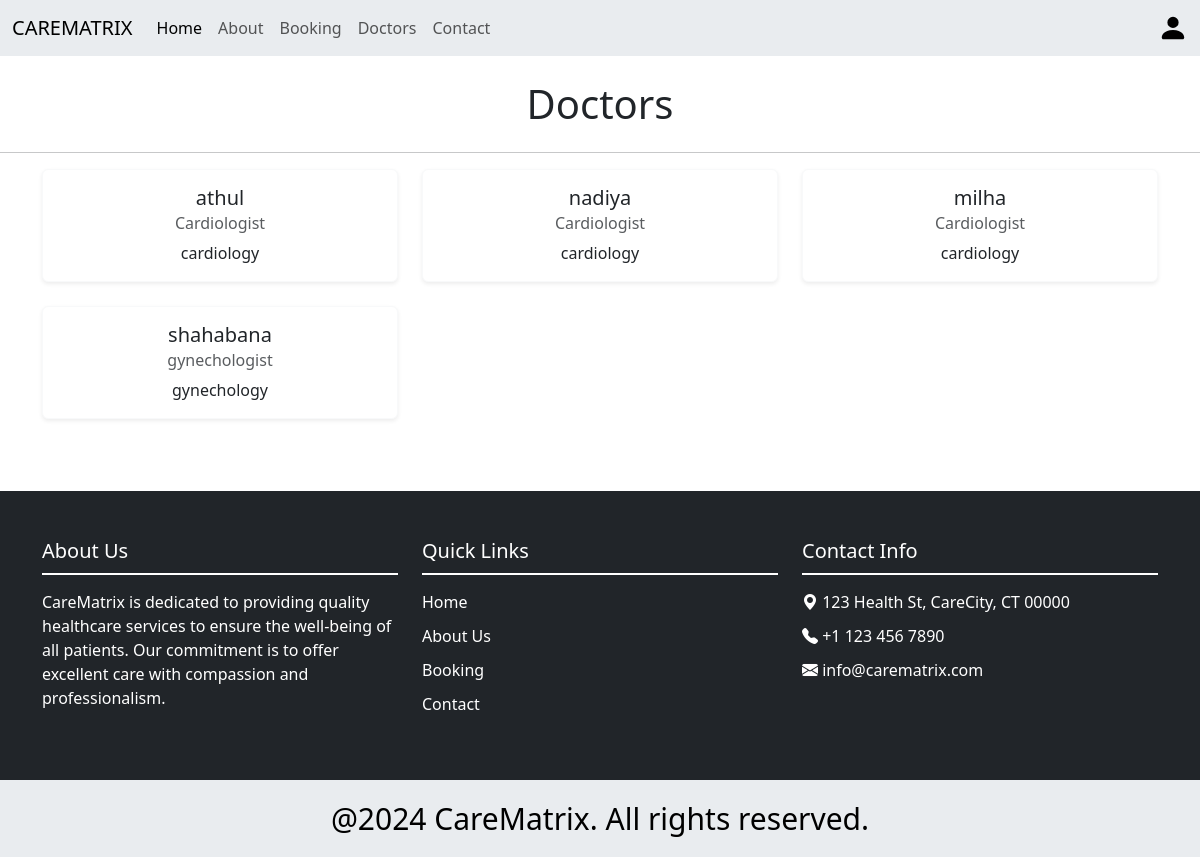
/doctors/, run on an earlier commit of the app's database.
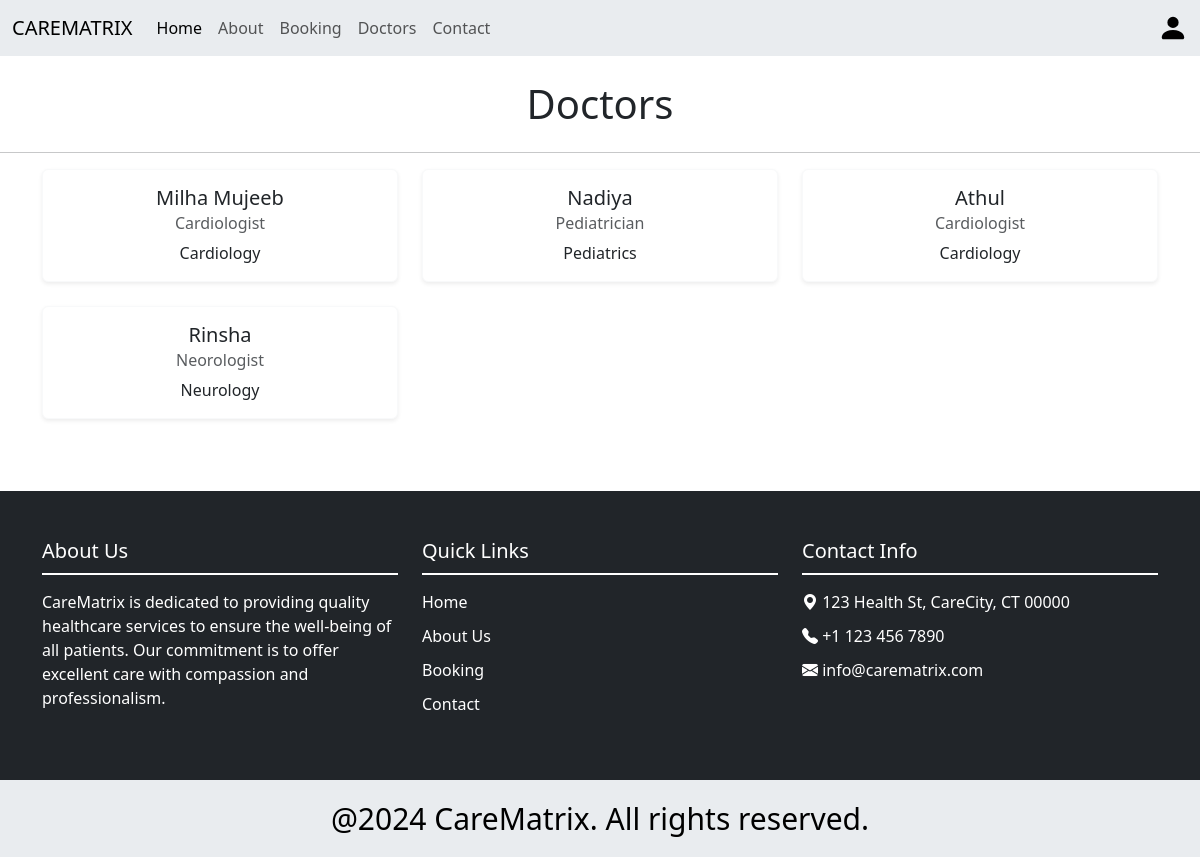
And on a later commit of the database.
### app/models.py (models this page shows, shortened)
class Doctors(models.Model):
    doc = models.ForeignKey(CustomUser,on_delete=models.CASCADE)
    name=models.CharField(max_length=100)
    speciality=models.CharField(max_length=100)
    department=models.CharField(max_length=100)
    image=models.FileField()

### app/views.py (the view)
# urls.py: path('doctors/', views.doctors, name='doctors'),
def doctors(request):
    doct= Doctors.objects.all()
    return render(request,'users/doctor.html', {'doctors': doct})

### template/users/doctor.html (shortened to what this page needs)
{% extends 'users/base.html' %}
{% load static %}
{% block content %}
<h1 class="text-center my-4">Doctors</h1>
<hr>
<div class="container">
    <div class="row">
        {% for d in doctors %}
        <div class="col-md-4 mb-4">
            <div class="card border-light shadow-sm">
                <div class="card-body">
                    <h5 class="card-title text-center">{{ d.name }}</h5>
                    <h6 class="card-subtitle mb-2 text-muted text-center">{{ d.speciality }}</h6>
                    <p class="card-text text-center">{{ d.department }}</p>
                </div>
            </div>
        </div>
        {% empty %}
        <div class="col-12 text-center">
            <p>No doctors available at this time.</p>
        </div>
        {% endfor %}
    </div>
</div>
{% endblock %}

### template/users/base.html (shortened to what this page needs)
{% load static %}
<!DOCTYPE html>
<html lang="en">
<head>
    <link href="https://cdn.jsdelivr.net/npm/bootstrap@5.3.3/dist/css/bootstrap.min.css" rel="stylesheet">
</head>
<body>
    <nav class="navbar navbar-expand-lg custom-navbar bg-body-secondary">
        <div class="container-fluid">
          <a class="navbar-brand" href="#">CAREMATRIX</a>
          <div class="collapse navbar-collapse" id="navbarNav">
            <ul class="navbar-nav">
              <li class="nav-item">
                <a class="nav-link active" aria-current="page" href="{% url 'home' %}">Home</a>
              </li>
              <li class="nav-item">
                <a class="nav-link" href="{% url 'about' %}">About</a>
              </li>
              <li class="nav-item">
                <a class="nav-link" href="{% url 'booking' %}">Booking</a>
              </li>
              <li class="nav-item">
                <a class="nav-link" href="{% url 'doctors' %}">Doctors</a>
              </li>
              <li class="nav-item">
                <a class="nav-link" href="{% url 'contact' %}">Contact</a>
            </ul>
          </div>
          <a href="{% url 'profile' %}"><svg xmlns="http://www.w3.org/2000/svg" width="30" height="30" fill="dark" class="bi bi-person-fill" viewBox="0 0 16 16">
            <path d="M3 14s-1 0-1-1 1-4 6-4 6 3 6 4-1 1-1 1zm5-6a3 3 0 1 0 0-6 3 3 0 0 0 0 6"/>
          </svg></a>
        </div>
      </nav>
      {% block content %}{% endblock %}
      <footer class="bg-dark text-white mt-5">
        <div class="container py-5">
          <div class="row">
            <div class="col-md-4">
              <h5>About Us</h5>
              <p>CareMatrix is dedicated to providing quality healthcare services to ensure the well-being of all patients. Our commitment is to offer excellent care with compassion and professionalism.</p>
            </div>
            <div class="col-md-4">
              <h5>Quick Links</h5>
              <ul class="list-unstyled">
                <li><a href="{% url 'home' %}" class="text-decoration-none text-white">Home</a></li>
                <li><a href="{% url 'about' %}" class="text-decoration-none text-white">About Us</a></li>
                <li><a href="{% url 'booking' %}" class="text-decoration-none text-white">Booking</a></li>
                <li><a href="{% url 'contact' %}" class="text-decoration-none text-white">Contact</a></li>
              </ul>
            </div>
            <div class="col-md-4">
              <h5>Contact Info</h5>
              <ul class="list-unstyled">
                <li><i class="bi bi-geo-alt-fill"></i> 123 Health St, CareCity, CT 00000</li>
                <li><i class="bi bi-telephone-fill"></i> +1 123 456 7890</li>
                <li><i class="bi bi-envelope-fill"></i> info@carematrix.com</li>
              </ul>
            </div>
          </div>
        </div>
        <div class="bg-secondary text-center py-3 bg-body-secondary">
          <p class="mb-0"> @2024 CareMatrix. All rights reserved.</p>
        </div>
      </footer>
      <link href="https://cdn.jsdelivr.net/npm/bootstrap-icons/font/bootstrap-icons.css" rel="stylesheet">
</body>
</html>

### template/users/base.html (style rules this page uses)
footer { position: relative; bottom: 0; width: 100%; }
footer h5 { border-bottom: 2px solid #ffffff; padding-bottom: 10px; margin-bottom: 15px; }
footer ul { padding-left: 0; }
footer li { list-style-type: none; margin-bottom: 10px; }
.mb-0 { color: black; font-size: 30px; }

What changed in the data, as far as the page shows it:
removed Doctors: name "athul", speciality "Cardiologist", department "cardiology"
removed Doctors: name "nadiya", speciality "Cardiologist", department "cardiology"
removed Doctors: name "shahabana", speciality "gynechologist", department "gynechology"
changed Doctors: name "milha" → "Milha Mujeeb"; department "cardiology" → "Cardiology"
added Doctors: name "Nadiya", speciality "Pediatrician", department "Pediatrics"
added Doctors: name "Athul", speciality "Cardiologist", department "Cardiology"
added Doctors: name "Rinsha", speciality "Neorologist", department "Neurology"
